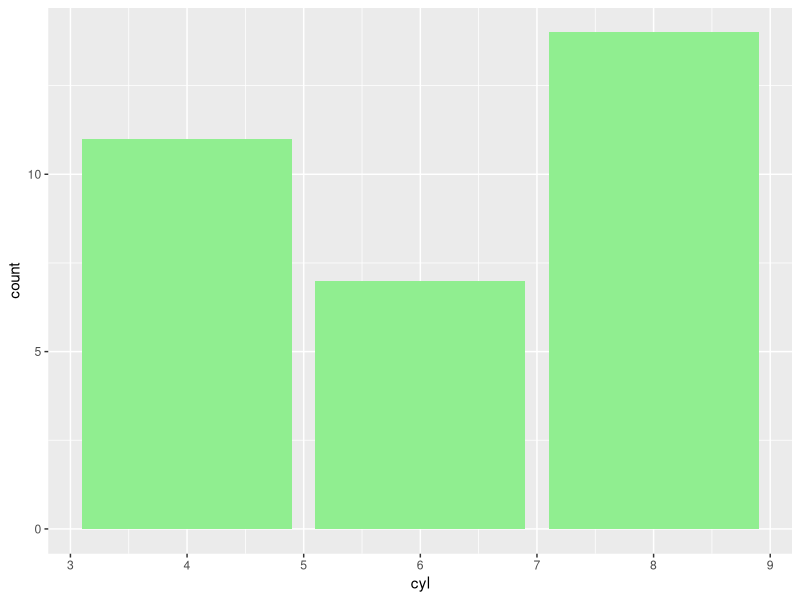
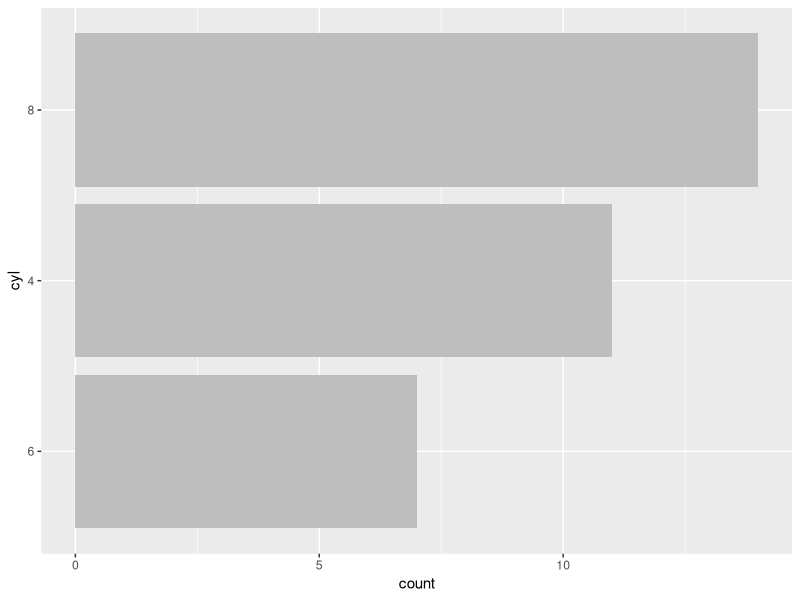
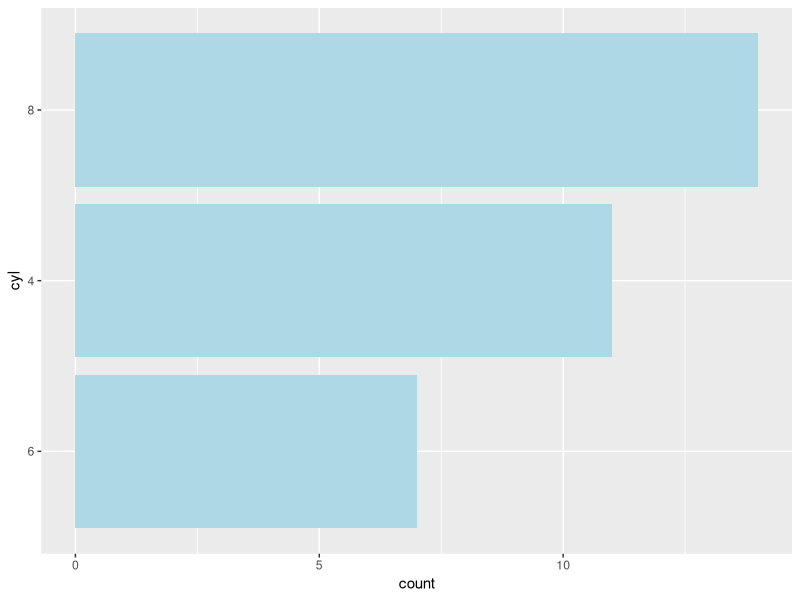
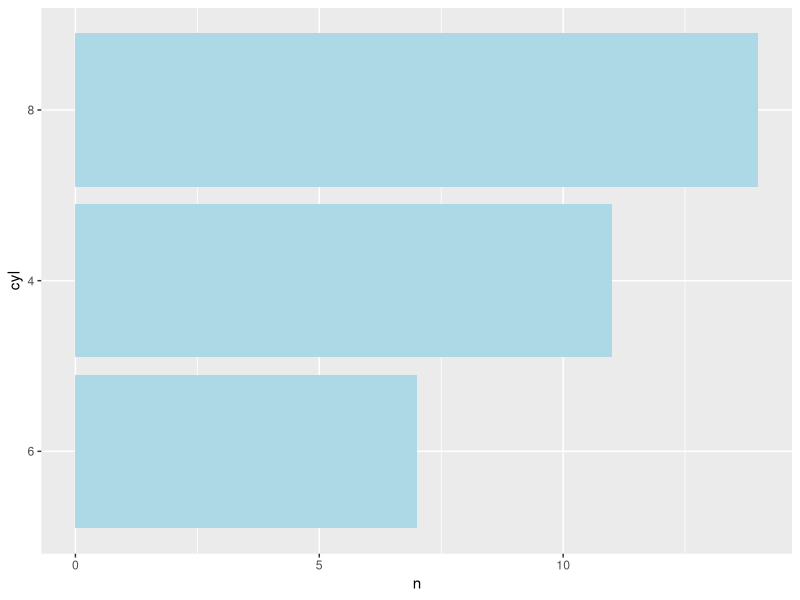

Here is the R script that generated these plots, in order:
## ---- chunk 1
library(tidyverse)

mtcars <- as_tibble(datasets::mtcars)
## ---- chunk 2
ggplot(mtcars, aes(x = cyl)) +
  geom_bar(fill = "lightgreen")
## ---- chunk 3
pl_dt <-
  mtcars |>
  mutate(cyl = fct_infreq(factor(cyl)) |> fct_rev())
## ---- chunk 4
ggplot(pl_dt, aes(cyl)) +
  geom_bar(fill = "grey") +
  coord_flip()
## ---- chunk 5
ggplot(pl_dt, aes(y = cyl)) +
  geom_bar(fill = "lightblue")
## ---- chunk 6
pl_dt <-
  mtcars |>
  count(cyl) |>
  mutate(cyl = fct_reorder(factor(cyl), n))

ggplot(pl_dt, aes(x = n, y = cyl)) +
  geom_col(fill = "lightblue")
